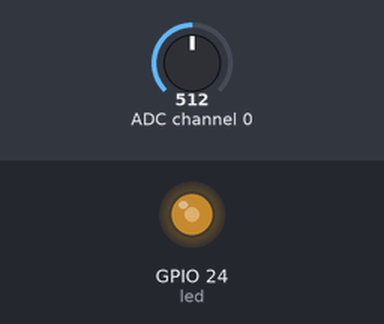
Simulated run of this program. Board: Raspberry Pi (BCM pin numbers). Shown: output pins drawn as LEDs (lit = HIGH). Inputs (shaded band) come from the test bench; at power-on: ADC channel 0 = 512 (analog values on the 0–1023 scale). At 29.0 s the program stops and its outputs stay as they are.

Above: at 7.4 s.
7.5 s: ADC channel 0 set to 716
At 9.3 s:
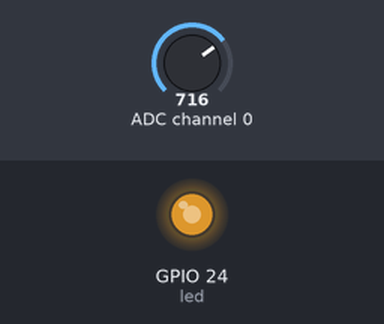
10.5 s: ADC channel 0 set to 900
At 29.3 s:
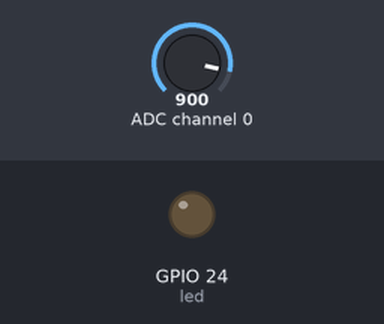
Timing chart, 0 to 30.5 s (numbered marks = the images above; inputs shaded):
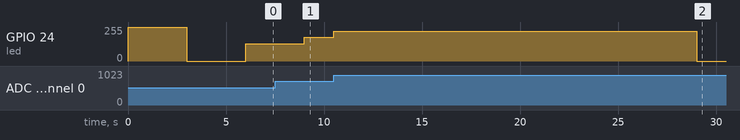

The program:

pwm.py
```python
# Dimming LEDs Using PWMLED
from gpiozero import PWMLED
from gpiozero import MCP3008 # MCP3008 ADC provides analog input
from time import sleep

led = PWMLED(24)
pot = MCP3008(channel=0, clock_pin=4, miso_pin=5, mosi_pin=6, select_pin=12)

led.on()
sleep(3)
led.off()
sleep(3)
led.value = 0.5 # PWM 50% duty cycle
sleep(3)
led.source = pot.values # Equivalent to: "while True: led.value = pot.value"
sleep(20)
```

Measured:
- after the input at 7.5 s, GPIO 24 (led): 128/255 → 179/255 after 1.5 s
- after the input at 10.5 s, GPIO 24 (led): 179/255 → 224/255 at once, → 0/255 18.5 s later
